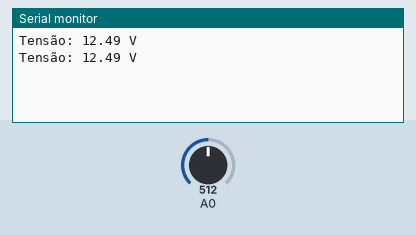
This sketch was run on a simulated Arduino Uno, built with avr-gcc and run on an emulated ATmega328P. Parts: the last lines printed to the serial monitor. The test bench sets the inputs (shaded band); at power-on: A0 = 512.

Above: at 1.8 s.
1.9 s: A0 set to 716
At 2.6 s:
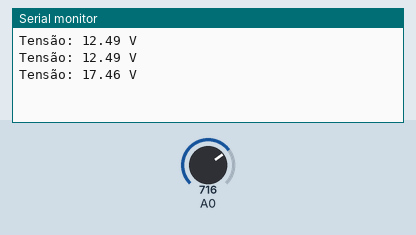
3.4 s: A0 set to 900
At 4.8 s:
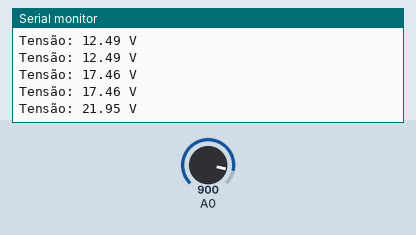
Timing chart, 0 to 6.4 s (numbered marks = the images above; inputs shaded):
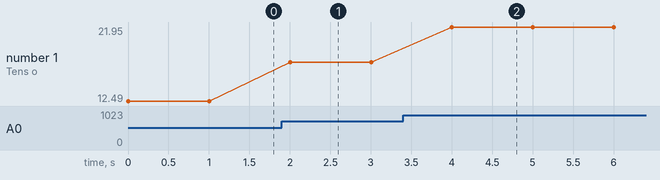

The sketch:

voltimetro_digital4.99.ino
```cpp
void setup() {
  Serial.begin(9600);  // Inicia a comunicação serial a 9600 bps
}

void loop() {
  int analogValue = analogRead(A0);  // Ler o valor analógico do pino A0
  float voltagem = analogValue * (5.0 / 1023.0);  // Converter para tensão (5V referência)
  voltagem = voltagem * 4.99;  // Ajustar para a escala do divisor de tensão
  //Resistores : R1= 47K        R2= 12K

  Serial.print("Tensão: ");
  Serial.print(voltagem);
  Serial.println(" V");

  delay(1000);  // Atraso de 1 segundo antes da próxima leitura
}
```

Measured:
- after the input at 1.9 s, the serial monitor: prints a new line after 0.10 s (image 1)
- after the input at 3.4 s, the serial monitor: prints a new line after 0.60 s (image 2)
- plotted number 1: 12.49 → 17.46 after the input at 1.9 s, 17.46 → 21.95 after the input at 3.4 s
